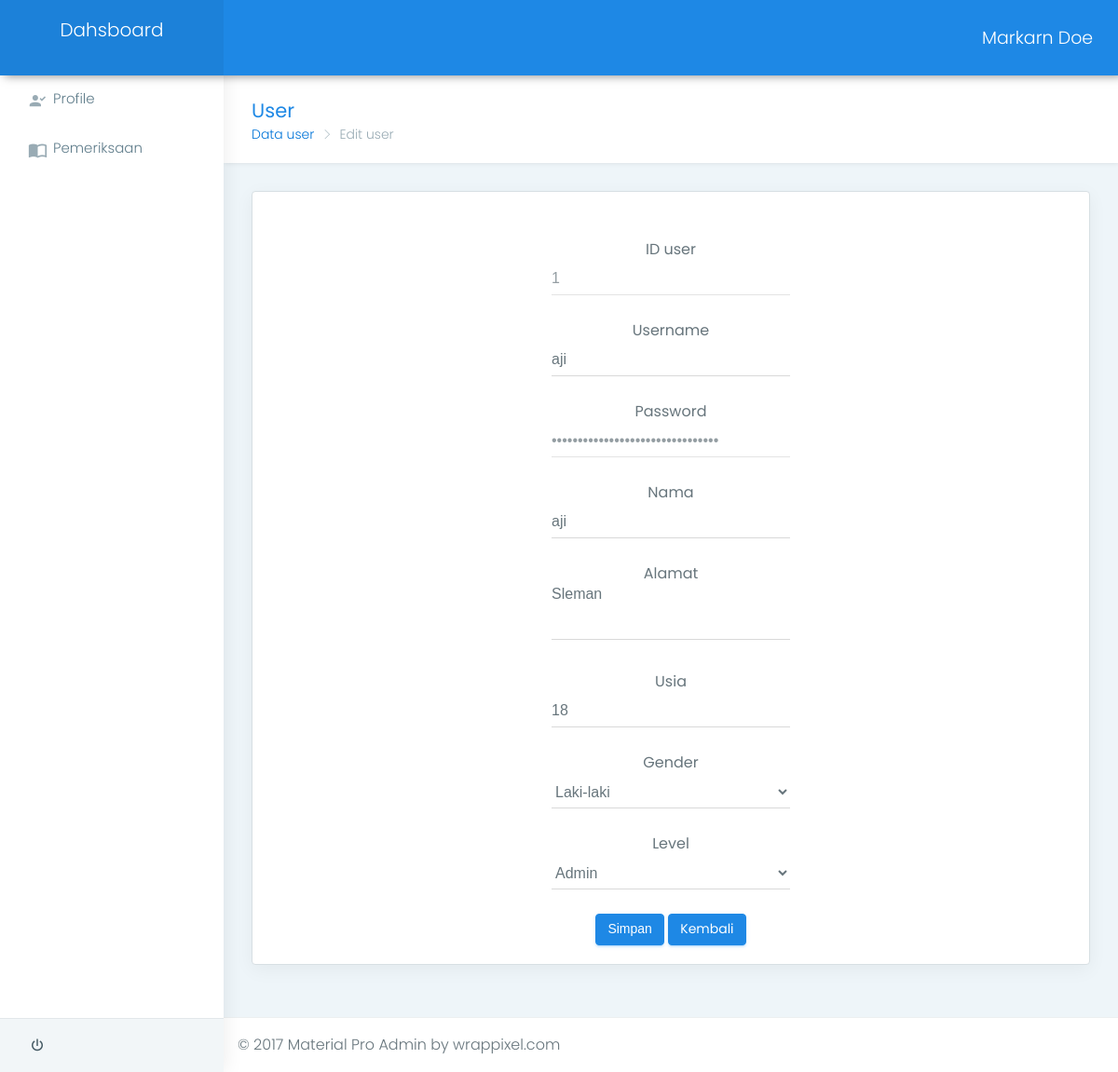
The app's page /back/user/edit/1, older data.
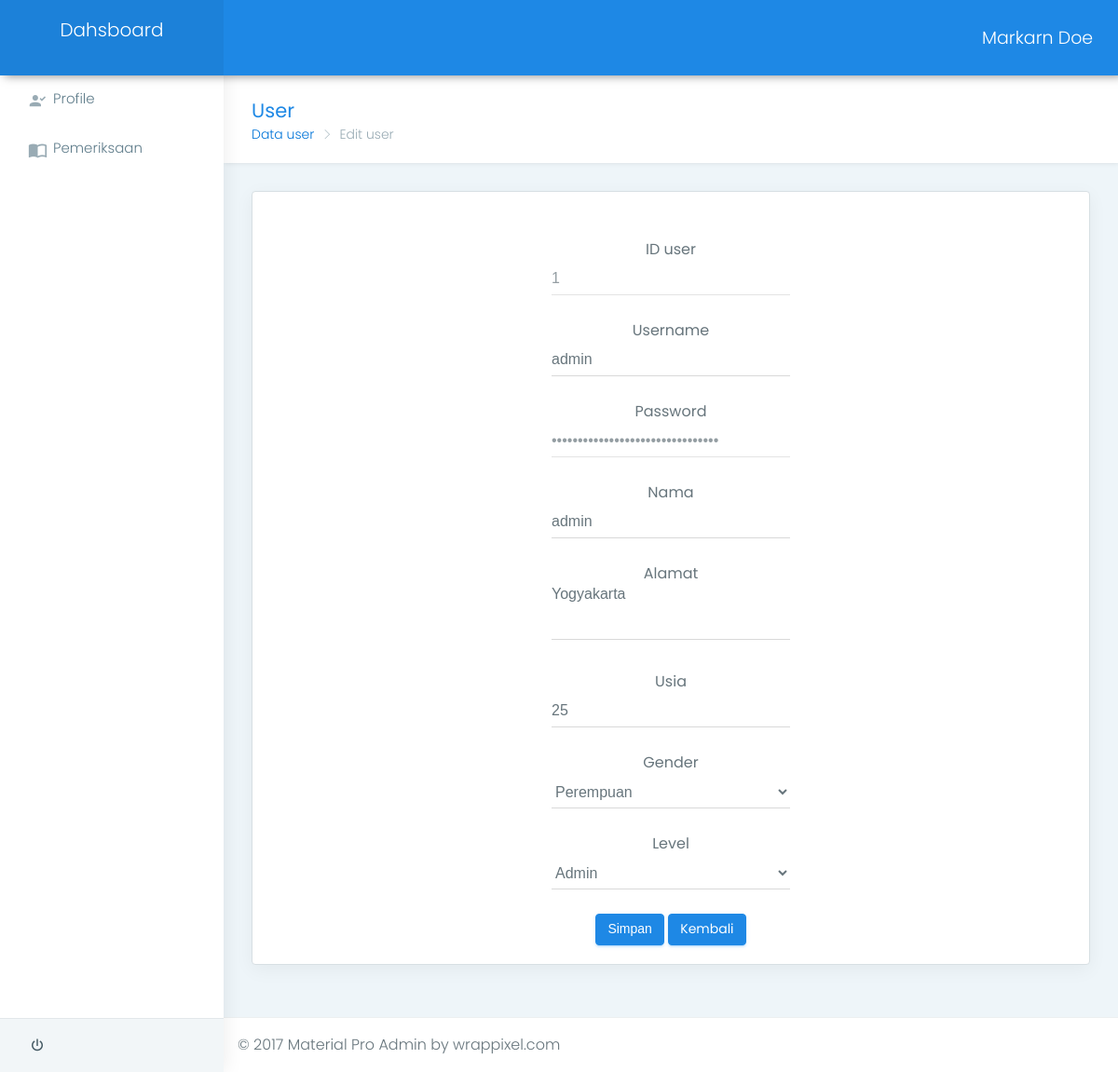
The same page, newer data.
### tables this page shows
CREATE TABLE IF NOT EXISTS `tb_user` (
`id_user` int(5) NOT NULL,
  `username` varchar(25) NOT NULL,
  `password` varchar(32) NOT NULL,
  `nama` varchar(50) NOT NULL,
  `alamat` text NOT NULL,
  `usia` int(2) NOT NULL,
  `gender` enum('L','P') NOT NULL,
  `level` enum('admin','user') NOT NULL
);

### application/controllers/back/User.php (called while the page is built, shortened)
<?php if ( ! defined('BASEPATH')) exit('No direct script access allowed');
class User extends CI_Controller {
	public function __construct()	{
		$this->load->library('session');
		$this->load->helper('form');
		$this->load->helper('url');
		$this->load->model('back/M_user');
	}
	public function edit($id) {
         $data['data_user'] = $this->M_user->get_cari_user($id);
        $this->load->view('back/temp/head');
		$this->load->view('back/temp/sidebar');
        $this->load->view('back/user/edit_user',$data);
       	$this->load->view('back/temp/footer');
        }
}

### index.php (called while the page is built, shortened)
<?php
require_once BASEPATH.'core/CodeIgniter.php';

### application/models/back/M_user.php (called while the page is built, shortened)
<?php  if ( ! defined('BASEPATH')) exit('No direct script access allowed');
class M_user extends CI_Model {
	public function get_cari_user($id) {
    $this->db->select('*');
    $this->db->where('id_user', $id);
    $query = $this->db->get('tb_user');
    	return $query->result_array();
	}
}
?>

### application/views/back/user/edit_user.php (the view, shortened to what the changed rows need)
<div class="page-wrapper">
    <div class="container-fluid">
        <div class="row">
            <div class="col-lg-12">
                <div class="card">
                    <div class="card-block">
                      <center class="m-t-30">
                        <?php foreach($data_user as $list) { ?>
                        <form class="form-horizontal form-material" action="<?php echo base_url(). 'back/user/edit_aksi'; ?>" method="POST">
                          <div class="form-group">
                              <label for="id_user" class="col-lg-2">ID user</label>
                              <div class="col-sm-4">
                                  <input type="text" name="id_user" required="" value="<?php echo $list['id_user']; ?>" readonly="readonly" class="form-control" />
                              </div>
                          </div>
                          <div class="form-group">
                          <label for="id_user" class="col-lg-2">Username</label>
                            <div class="col-sm-4">
                              <input type="text" name="username" required="" class="form-control" value="<?php echo $list['username']; ?>" />
                            </div>
                          </div>
                          <div class="form-group">
                          <label for="bobot" class="col-lg-2">Password</label>
                            <div class="col-sm-4">
                              <input type="password" name="password" required="" class="form-control" value="<?php echo $list['password']; ?>" readonly="readonly" />
                            </div>
                          </div>
                          <div class="form-group">
                          <label for="bobot" class="col-lg-2">Nama</label>
                            <div class="col-sm-4">
                              <input type="text" name="nama" required="" class="form-control" value="<?php echo $list['nama']; ?>" />
                            </div>
                          </div>
                          <div class="form-group">
                          <label for="bobot" class="col-lg-2">Alamat</label>
                            <div class="col-sm-4">
                              <textarea class="form-control" rows="3" name="alamat" class="form-control" /><?php echo $list['alamat']; ?></textarea>
                            </div>
                          </div>
                          <div class="form-group">
                          <label for="bobot" class="col-lg-2">Usia</label>
                            <div class="col-sm-4">
                              <input type="number" placeholder="1" step="1" min="1" max="100" name="usia" class="form-control" value="<?php echo $list['usia']; ?>" />
                            </div>
                          </div>
                          <div class="form-group">
                            <label for="gender" class="col-lg-2">Gender</label>
                              <div class="col-sm-4">
                                <select name="gender" id="" class="form-control">
                                <option value="L"<?php if($list['gender'] == 'L'){ echo 'selected'; } ?>>Laki-laki</option>
                                <option value="P"<?php if($list['gender'] == 'P'){ echo 'selected'; } ?>>Perempuan</option>
                                </select>
                              </div>
                          </div>
                          <div class="form-group">
                            <label for="level" class="col-lg-2">Level</label>
                              <div class="col-sm-4">
                                <select name="level" id="" class="form-control">
                                <option value="admin"<?php if($list['level'] == 'admin'){ echo 'selected'; } ?>>Admin</option>
                                </select>
                              </div>
                          </div>
                         <?php } ?>
                      </form>
                      </center>
                      </div>
                </div>
            </div>
        </div>
    </div>

Row changes from the older to the newer data that the page shows:
changed tb_user "Admin": username "aji" → "admin"; nama "aji" → "admin"; alamat "Sleman" → "Yogyakarta"; usia "18" → "25"; gender "Laki-laki" → "Perempuan"
